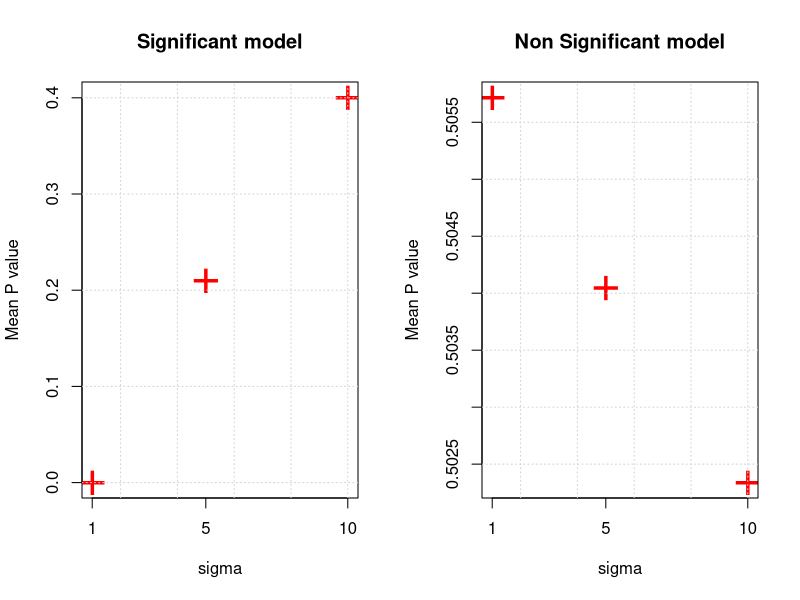
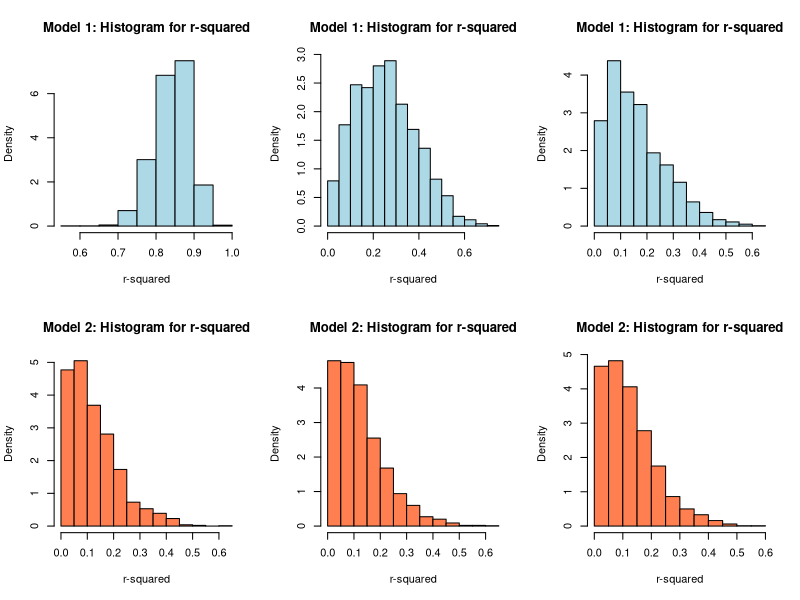
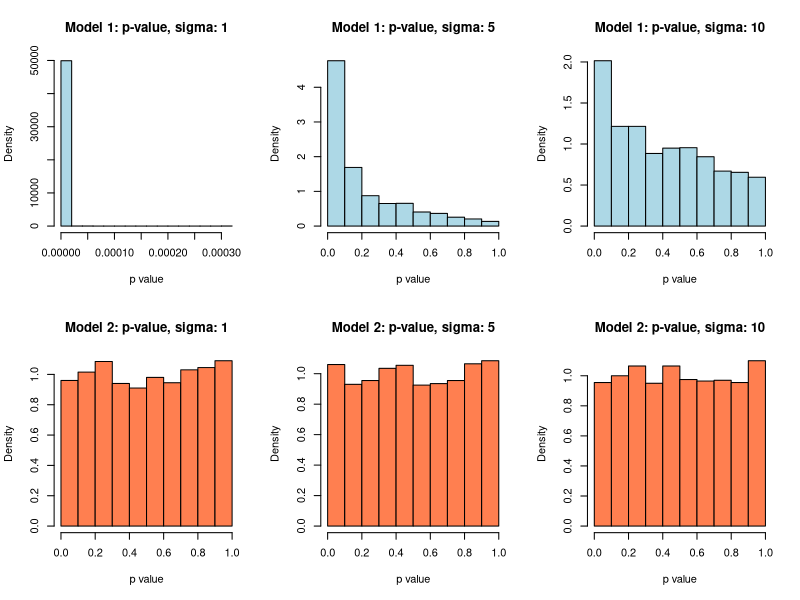
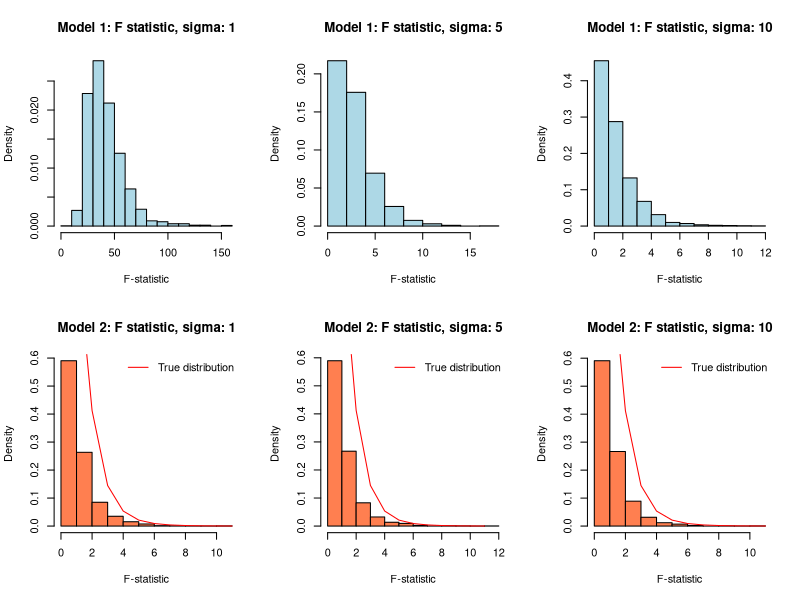

These figures' R source, in order: (Note: this script raises an error after producing the figures.)
## ---- chunk 1
options(scipen = 1, digits = 4, width = 80)
library(knitr)
opts_chunk$set(cache = TRUE, autodep = TRUE)
## ---- chunk 2

#set the  seed
birthday = 19771212
set.seed(birthday)

#Read in the data
df1 = read.csv("study_1.csv")

#No of simulations
m = 2000

# No of observations
n = nrow(df1)

#No of parameters of the significant model
p = 4

#Function to Simulate MLR
sim_mlr = function(df, betas, sigma) {
  n = nrow(df)
  X = cbind(x0 = rep(1, n), as.matrix(df[-1]))
  epsilon = rnorm(n, mean = 0, sd = sigma)
  Y = X %*% betas + epsilon
  df["y"] = Y
  return(df)
}

#Sigmas to be simulated
sigmas = c(1, 5, 10)

#Model 1 - significant model betas
betas1 = c(3, 1, 1, 1)

#Initialize matrices to store results for model 1
f_stat_1 = matrix(0, m, length(sigmas))
p_val_1 =  matrix(0, m, length(sigmas))
r_squared_1 = matrix(0, m, length(sigmas))


#Simulate MLR 2000 times for each sigma and store results in a matrix.
for (j in 1:length(sigmas))
{
  for (i in 1:m)
  {
    #Simulate MLR
    df1 = sim_mlr(df1, betas1, sigmas[j])
    
    # Fit the model and store its summary
    model_fitted_sum = summary(lm(y ~ x1 + x2 + x3, data = df1))
    
    #Store f statistic, r squared and p value for this simulation
    f_stat_1[i, j] = model_fitted_sum$fstatistic["value"]
    r_squared_1[i, j] = model_fitted_sum$r.squared
    p_val_1[i, j] = pf(f_stat_1[i, j], p - 1, n - p, lower.tail = FALSE)
  }
}  

## ---- chunk 3
#Model 2

#Read in the data
df1 = read.csv("study_1.csv")

#No of simulations
m = 2000

# No of observations
n = nrow(df1)

#No of parameters of the significant model
p = 4

#Sigmas to be simulated
sigmas = c(1, 5, 10)

#betas
betas = c(3,0,0,0)

#Initialize matrices to store results for model 2
f_stat_2 = matrix(0, m, length(sigmas))
p_val_2 =  matrix(0, m, length(sigmas))
r_squared_2 = matrix(0, m, length(sigmas))

#Simulate MLR for each sigma and store results
for(j in 1:length(sigmas))
{  
  for (i in 1:m)
  {
    df1 = sim_mlr(df1,betas,sigmas[j])
    model_fitted_sum = summary(lm(y ~ x1+x2+x3, data = df1) )
    f_stat_2[i,j] = model_fitted_sum$fstatistic["value"]
    r_squared_2[i,j]= model_fitted_sum$r.squared
    p_val_2[i,j] = pf(f_stat_2[i,j],p-1,n-p,lower.tail = FALSE)
  }
}  


## ---- chunk 4
library(knitr)

# Store the value in data frame for model 1
model1.table = rbind( colMeans(p_val_1), colMeans(f_stat_1), colMeans(r_squared_1))
colnames(model1.table) = c("sigma = 1","sigma = 5", "sigma = 10")
rownames(model1.table) = c("P value mean ","F-statistic mean", "R squared mean")

# Store the value in data frame for model 2
model2.table = rbind( colMeans(p_val_2), colMeans(f_stat_2), colMeans(r_squared_2))
colnames(model2.table) = c("sigma = 1","sigma = 5", "sigma = 10")
rownames(model2.table) = c("P value mean ","F-statistic mean", "R squared mean")



## ---- chunk 5
par(mfrow=c(1,2))

plot( y = colMeans(p_val_1), x = sigmas,  xlab = "sigma", ylab ="Mean P value", cex =3,pch ="+", main ="Significant model" ,lty = 1, col ="red",xaxt='n' )
axis(1,at=sigmas)
grid()

plot( y = colMeans(p_val_2), x = sigmas,  xlab = "sigma", ylab ="Mean P value", cex =3,pch ="+", main ="Non Significant model" ,lty = 1, col ="red",xaxt='n' )
axis(1,at=sigmas)
grid()
## ---- chunk 6
par(mfrow=c(2,3))

for (i in 1:3)
{
  hist(r_squared_1[,i],freq = FALSE, main = "Model 1: Histogram for r-squared",col ="light blue", xlab = "r-squared")
}

for (i in 1:3)
{
  hist(r_squared_2[,i],freq = FALSE, main = "Model 2: Histogram for r-squared",col ="coral", xlab = "r-squared")
}
## ---- chunk 7
par(mfrow=c(2,3))

for (i in 1:3)
{
  title = paste("Model 1: p-value, sigma:",  sigmas[i])

  hist(p_val_1[,i],freq = FALSE, main = title, col ="light blue",xlab = "p value")
}

for (i in 1:3)
{
  title = paste("Model 2: p-value, sigma:",  sigmas[i])

  hist(p_val_2[,i],freq = FALSE, main = title,xlab = "p value", col = "coral")
}

## ---- chunk 8

par(mfrow=c(2,3))

for (i in 1:3)
{
  title = paste("Model 1: F statistic, sigma:",  sigmas[i])
  hist(f_stat_1[,i],freq = FALSE, col = "light blue", main = title, xlab = "F-statistic" )
}

for (i in 1:3)
{
  title = paste("Model 2: F statistic, sigma:",  sigmas[i])
  hist(f_stat_2[,i],freq = FALSE, main = title,col = "coral", xlab = "F-statistic")
  lines(pf(0:10,df1 = p-1, df2 = n-p,lower.tail = FALSE), col = "red")
  legend("topright", 
       c("True distribution"), 
       lty=c(1), 
       col=c("red"), 
       bty = "n")
}



## ---- chunk 9
df1 = read.csv("study_2.csv")
#No of simulations
m = 500
library(knitr)
set.seed(19771212)
## ---- chunk 10
#Function to Simulate MLR
sim_mlr = function(df, betas, sigma) {
  n = nrow(df)
  X = cbind(x0= rep(1,n), as.matrix(df[2:7]))
  epsilon = rnorm(n, mean = 0, sd = sigma)
  Y = X %*% betas + epsilon
  df["y"] = Y
  return(df)
}

## ---- chunk 11
#Function to calculate and return training RMSE and test RMSE for a model
evaluate_model <-function(fitted_model,train_data, test_data)
{

 rmse_train = sqrt(mean(fitted_model$residuals^2))
  
 new_data1 = test_data[,names(fitted_model$model)][-1]
 
 y_test_pred = predict(fitted_model, newdata = new_data1) 

 residual_test =   as.vector(y_test_pred - as.vector(test_data["y"]))[,1]

 rmse_test  = sqrt(mean(residual_test^2))
  
 result = c(rmse_train, rmse_test)

}
## ---- chunk 12
#Function to simulate a run for a given sigma and beta
simulate_run <-function(df, betas, sigma, num_sim = 1000 )
{

 min_count = rep(0,9)
 
 result_train = matrix(0, 9, num_sim)
 result_test = matrix(0, 9, num_sim)

 #Create the model
 response = "y"
 predictors = c("x1","x2","x3","x4","x5","x6","x7","x8","x9") 
 
 #Run 1000 simulations
 for(q in 1:num_sim)
 {
  #Simulate MLR
  df = sim_mlr(df,betas,sigma)
  
  #Split training and test data
  trn_idx = sample(1:nrow(df), 250)
  tst_idx = setdiff(1:nrow(df), trn_idx)
  trn_data = df[trn_idx,]
  tst_data  = df[tst_idx,]
  
  #initialize test RMSE to a large value
  min_model = 10^6

  #Run linear regression on 9 models, evaluate and store RMSE  for test and training data
  for(model_num  in 1:9)
  {
    f = as.formula(paste (response, paste(predictors[1:model_num],collapse = "+"),sep = "~")) 
    #print(f)
    
    #Fit the model and find test and train RMSE
    model_true = lm(f ,data = df)
    result = evaluate_model(model_true,trn_data,tst_data)
    result_train[model_num,q] = result[1]
    result_test[model_num,q] = result[2]
    
    #Compare test RMSE with best so far
    min_model = min(min_model, result[2])
    
    #update the best model based on test RMSE
    if (min_model == result[2])
    {
      best_model_idx = model_num
      
    }
  } 
  
  #update the count of best model
  min_count[best_model_idx] = min_count[best_model_idx] + 1
 }
 
 result = list(rowMeans(result_train), rowMeans(result_test), min_count) 
 
 names(result) = c("train_rmse", "test_rmse", "counts")
 return (result )

}  

## ---- chunk 13
#sigmas to be simulated
sigmas = c(1,2,4)

#Model betas
betas1 = c(0,3,-4,1.6,-1.1,0.7,0.5)


#Run simualtion for 3 different sigmas
result_sigma1 =  simulate_run(df = df1, betas = betas1, sigma = sigmas[1], num_sim = 1000 )
    
result_sigma2 =  simulate_run(df = df1, betas = betas1, sigma = sigmas[2], num_sim = 1000 )

result_sigma4 =  simulate_run(df = df1, betas = betas1, sigma = sigmas[3], num_sim = 1000 )


## ---- chunk 14


plot(result_sigma1$counts, ylab = "No of times the model is best",xlab = "model number",main = "Best Count vs model number (sigma = 1)",pch = 15, col = "red")
grid(nx = 8) 
axis(side = 1, at = 1:9)

plot(result_sigma2$counts, ylab = "No of times the model is best",xlab = "model number",main = "Best Count vs model number (sigma = 2)",pch = 15, col = "red")
grid(nx = 8) 

axis(side = 1, at = 1:9)
plot(result_sigma4$counts, ylab = "No of times the model is best",xlab = "model number",main = "Best Count vs model number (sigma = 4)",pch = 15, col = "red")
axis(side = 1, at = 1:9)
grid(nx = 8) 

## ---- chunk 15
#par(mfrow=c(1,3))

plot(result_sigma1$train_rmse,pch = 15, col = "red",main = "Mean RMSE vs model number , sigma = 1", xlab = "model number", ylab = " RMSE")
points(result_sigma1$test_rmse, col = "blue", pch = 4)
legend("topright", 
       c("Train RMSE", "Test RMSE"), 
       pch =c(15,4), 
       col=c("red", "blue"), 
       bty = "n")

grid(nx = 8) 
axis(side = 1, at = 1:9)

plot(result_sigma2$train_rmse,pch = 15, col = "red",main = "Mean RMSE vs model number, sigma = 2", xlab = "model number", ylab = " RMSE")

points(result_sigma2$test_rmse, col = "blue", pch = 4)
legend("topright", 
       c("Train RMSE", "Test RMSE"), 
       pch =c(15,4), 
       col=c("red", "blue"), 
       bty = "n")

grid(nx = 8) 
axis(side = 1, at = 1:9)

plot(result_sigma4$train_rmse,pch = 15, col = "red",main = " Mean RMSE vs model number, sigma = 4",xlab = "model number", ylab = " RMSE")
points(result_sigma4$test_rmse, col = "blue", pch = 4)
legend("topright", 
       c("Train RMSE", "Test RMSE"), 
       pch =c(15,4), 
       col=c("red", "blue"), 
       bty = "n")
grid(nx = 8) 
axis(side = 1, at = 1:9)


## ---- chunk 16
#Function to Simulate SLR
sim_slr = function(x, beta_0 , beta_1, sigma) {
  n = length(x)
  epsilon = rnorm(n, mean = 0, sd = sigma)
  y = beta_0 + beta_1 * x + epsilon
  data.frame(predictor = x, response = y)
}

x_values = seq(0, 5, length = 40)

beta1 = seq(from = -2, to = 2, by = .1)

sigma = c(1,2,4)

n = c(10,20,40)

#sim_slr(n,0,beta1,sigma[1])

